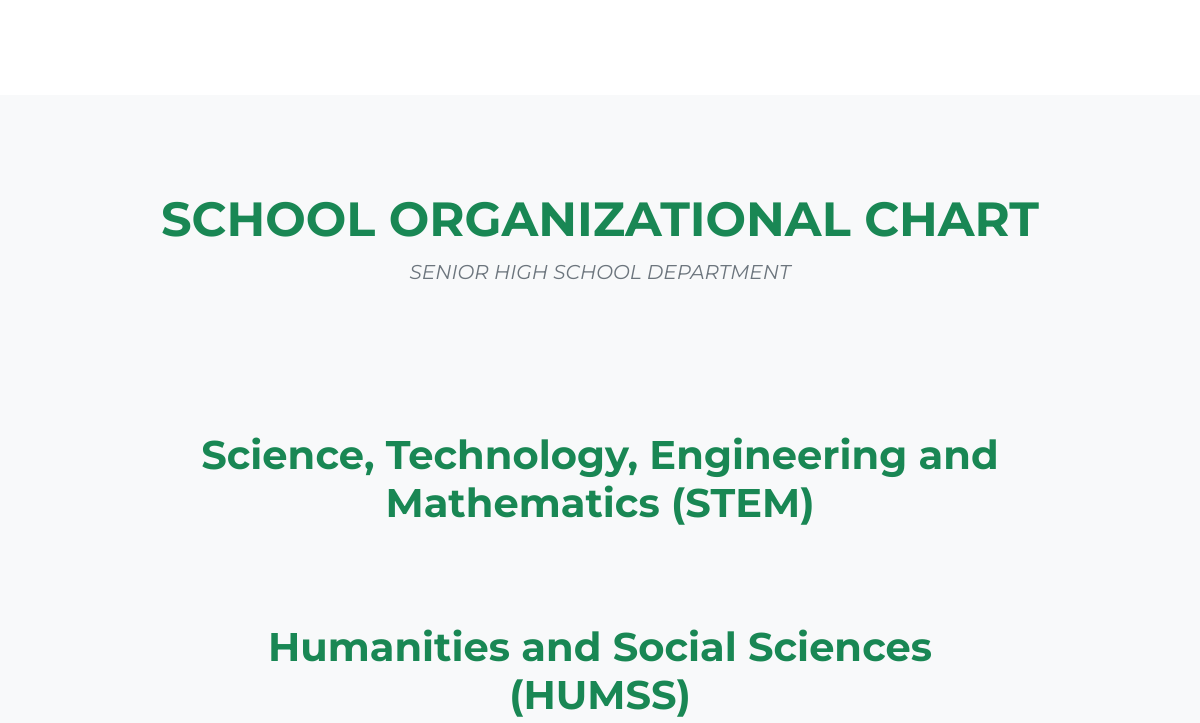
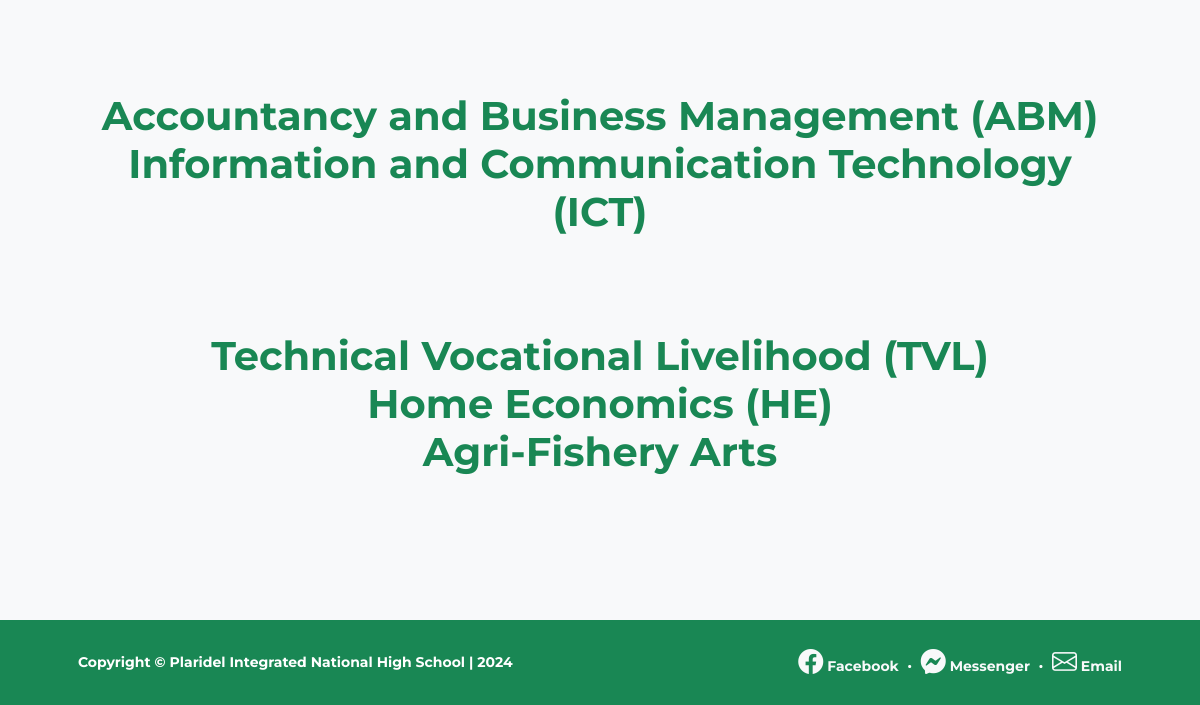
Page /about.php (lower part) on the earlier database version (2 pictures, top to bottom).
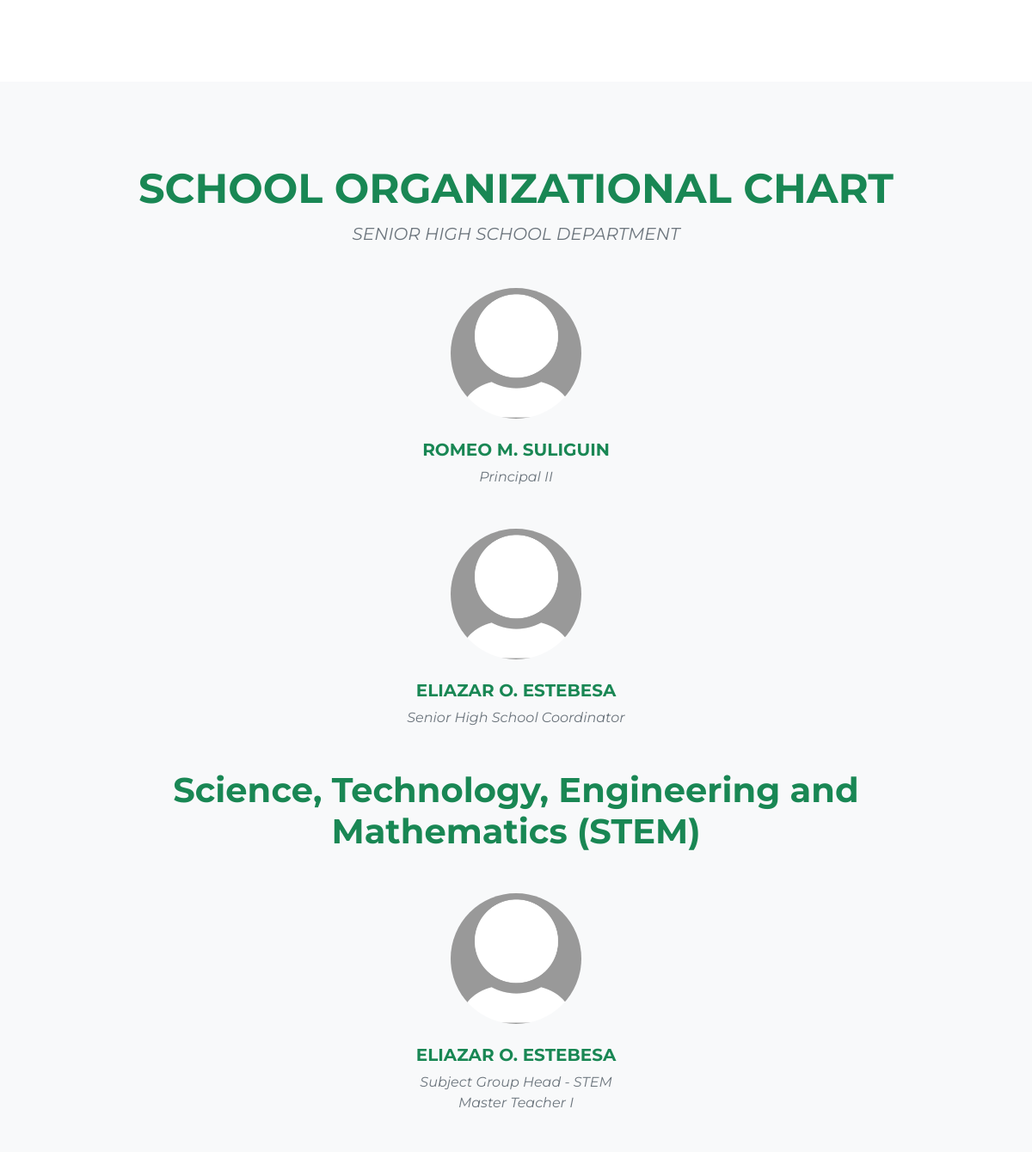
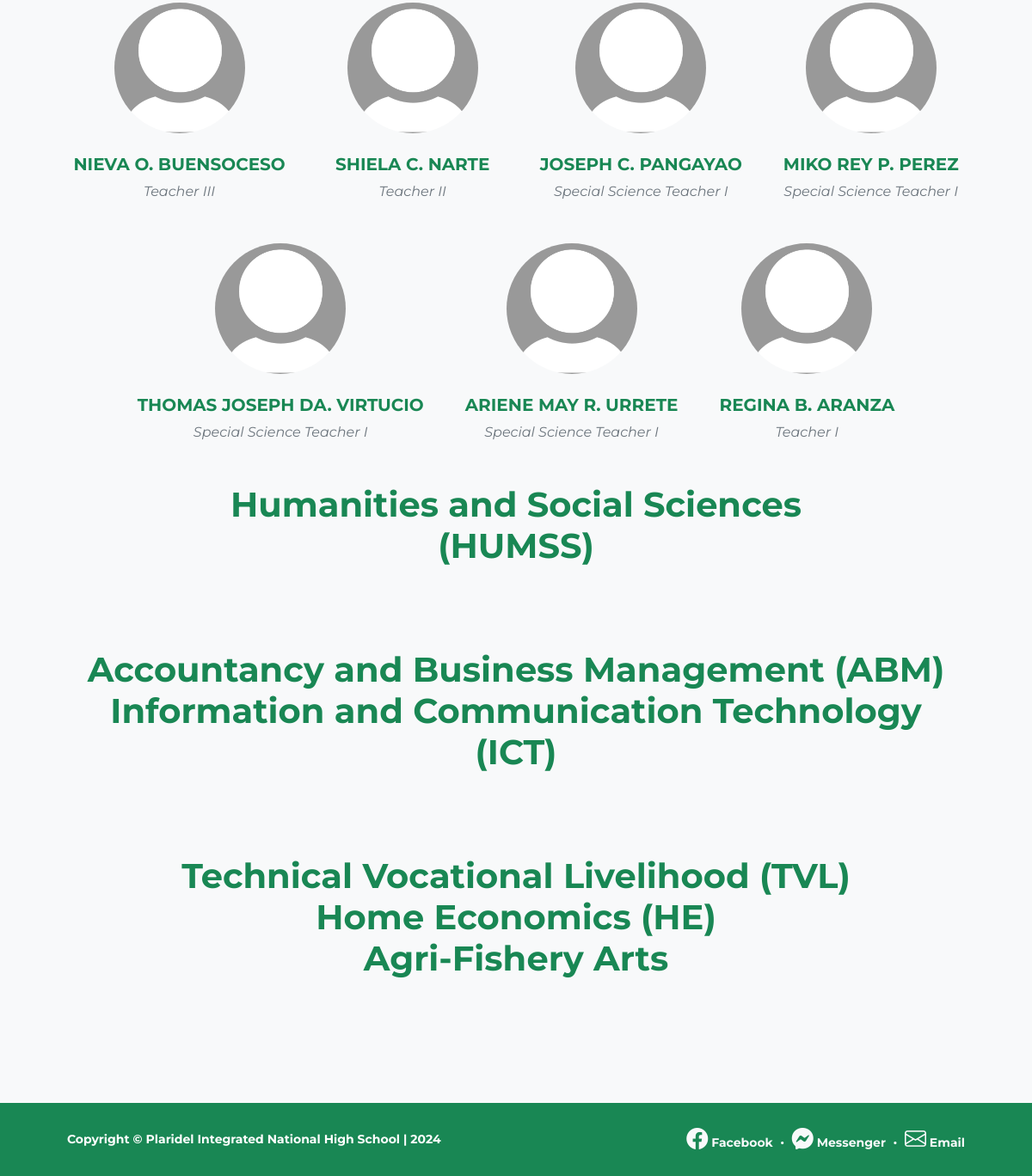
Same page on the later database version (2 pictures, top to bottom).
### tables this page shows
CREATE TABLE `faculty` (
  `id` int(11) NOT NULL,
  `firstName` varchar(255) NOT NULL,
  `middleName` varchar(255) DEFAULT NULL,
  `lastName` varchar(255) NOT NULL,
  `position` varchar(255) NOT NULL,
  `rank` varchar(100) NOT NULL,
  `track` varchar(100) NOT NULL,
  `type` enum('Principal','Teacher','Subject Group Head','Senior High School Coordinator') NOT NULL,
  `picture` varchar(255) NOT NULL
);

### about.php (the view, shortened to what this page needs)
<!DOCTYPE html>
<html lang="en">
<head>
    <link href="https://cdn.jsdelivr.net/npm/bootstrap-icons@1.5.0/font/bootstrap-icons.css" rel="stylesheet" />
    <link rel="stylesheet" href="https://cdnjs.cloudflare.com/ajax/libs/animate.css/4.1.1/animate.min.css" />
    <link href="css/styles.css" rel="stylesheet" />
    <link href="css/style.css" rel="stylesheet" />
    <link href="https://unpkg.com/aos@2.3.1/dist/aos.css" rel="stylesheet">
</head>
<body class="d-flex flex-column">
    <main class="flex-shrink-0">
        <section class="py-5" data-aos="fade-up" data-aos-anchor-placement="top-bottom">
        </section>
        <section class="py-5 py-5 bg-light" data-aos="fade-up" data-aos-anchor-placement="top-bottom">
            <div class="container px-5 my-5">
                <div class="text-center" data-aos="fade-up">
                    <h1 class="fw-bolder display-5 text-success">SCHOOL ORGANIZATIONAL CHART</h1>
                    <p class="lead fw-normal text-muted mb-5 fst-italic">SENIOR HIGH SCHOOL DEPARTMENT</p>
                </div>
                <div class="row gx-5 row-cols-1 row-cols-sm-2 row-cols-xl-3 justify-content-center mb-5" data-aos="fade-up">
                    <div class="col mb-5 mb-5 mb-xl-0">
                        <div class="text-center">
                            <?php
                            include 'conn.php';
                            $query = "SELECT * FROM faculty WHERE type='Principal'";
                            $query_run = mysqli_query($conn, $query);
                            while ($items = mysqli_fetch_array($query_run)) {
                                if ($items['picture']) {
                                    $picture = $items['picture'];
                                } else {
                                    $picture = 'default-profile-pic.jpg';
                                }
                                echo '<div class="col-auto">';
                                echo '<div class="col text-center">';
                                if (!empty($picture)) {
                                    echo '<img class="img-fluid rounded-circle mb-4 px-4" src="' . $picture . '" alt="Profile Picture" width="200">';
                                } else {
                                    echo '<img class="rounded-circle border border-warning mb-2" src="default-profile-pic.jpg" alt="Profile Picture" width="150">';
                                }
                                echo '</div>';
                                echo '<h5 class="fw-bolder text-success text-uppercase">' . $items['firstName'] . ' ' . $items['middleName'] . '. ' . $items['lastName'] . '</h5>';
                                echo '<div class="fst-italic text-muted">' . $items['position'] . '</div>';
                                echo '</div>';
                            }
                            ?>
                        </div>
                    </div>
                </div>
                <div class="row gx-5 row-cols-1 row-cols-sm-2 row-cols-xl-3 justify-content-center mb-5" data-aos="fade-up">
                    <div class="col mb-5 mb-5 mb-xl-0">
                        <div class="text-center">
                            <?php
                            include 'conn.php';
                            $query = "SELECT * FROM faculty WHERE type='Senior High School Coordinator'";
                            $query_run = mysqli_query($conn, $query);
                            while ($items = mysqli_fetch_array($query_run)) {
                                if ($items['picture']) {
                                    $picture = $items['picture'];
                                } else {
                                    $picture = 'default-profile-pic.jpg';
                                }
                                echo '<div class="col-auto">';
                                echo '<div class="col text-center">';
                                if (!empty($picture)) {
                                    echo '<img class="img-fluid rounded-circle mb-4 px-4" src="' . $picture . '" alt="Profile Picture" width="200">';
                                } else {
                                    echo '<img class="rounded-circle border border-warning mb-2" src="default-profile-pic.jpg" alt="Profile Picture" width="150">';
                                }
                                echo '</div>';
                                echo '<h5 class="fw-bolder text-success text-uppercase">' . $items['firstName'] . ' ' . $items['middleName'] . '. ' . $items['lastName'] . '</h5>';
                                echo '<div class="fst-italic text-muted">' . $items['type'] . '</div>';
                                echo '</div>';
                            }
                            ?>
                        </div>
                    </div>
                </div>
                <div class="text-center" data-aos="fade-up">
                    <h1 class="fw-bolder display-7 text-success mb-5">Science, Technology, Engineering and Mathematics (STEM)</h1>
                </div>
                <div class="row gx-5 row-cols-1 row-cols-sm-2 row-cols-xl-3 justify-content-center mb-5" data-aos="fade-up">
                    <div class="col mb-5 mb-5 mb-xl-0">
                        <div class="text-center">
                            <?php
                            include 'conn.php';
                            $query = "SELECT * FROM faculty WHERE type='Subject Group Head' AND track='STEM'";
                            $query_run = mysqli_query($conn, $query);
                            while ($items = mysqli_fetch_array($query_run)) {
                                if ($items['picture']) {
                                    $picture = $items['picture'];
                                } else {
                                    $picture = 'default-profile-pic.jpg';
                                }
                                echo '<div class="col-auto">';
                                echo '<div class="col text-center">';
                                if (!empty($picture)) {
                                    echo '<img class="img-fluid rounded-circle mb-4 px-4" src="' . $picture . '" alt="Profile Picture" width="200">';
                                } else {
                                    echo '<img class="rounded-circle border border-warning mb-2" src="default-profile-pic.jpg" alt="Profile Picture" width="150">';
                                }
                                echo '</div>';
                                echo '<h5 class="fw-bolder text-success text-uppercase">' . $items['firstName'] . ' ' . $items['middleName'] . '. ' . $items['lastName'] . '</h5>';
                                echo '<div class="fst-italic text-muted">' . $items['type'] . ' - ' . $items['track'] . '</div>';
                                echo '<div class="fst-italic text-muted">' . $items['position'] . '</div>';
                                echo '</div>';
                            }
                            ?>
                        </div>
                    </div>
                </div>
                <div class="d-flex flex-wrap mb-5 row g-5 justify-content-center" data-aos="fade-up">
                    <?php
                    include 'conn.php';
                    $query = "SELECT * FROM faculty WHERE type='Teacher' AND track='STEM'";
                    $query_run = mysqli_query($conn, $query);
                    while ($items = mysqli_fetch_array($query_run)) {
                        if ($items['picture']) {
                            $picture = $items['picture'];
                        } else {
                            $picture = 'default-profile-pic.jpg';
                        }
                        echo '<div class="col-auto text-center">';
                        if (!empty($picture)) {
                            echo '<img class="img-fluid rounded-circle mb-4 px-4" src="' . $picture . '" alt="Profile Picture" width="200">';
                        } else {
                            echo '<img class="rounded-circle border border-warning mb-2" src="default-profile-pic.jpg" alt="Profile Picture" width="150">';
                        }
                        $fullName = $items['firstName'] . ' ' . $items['middleName'] . '. ' . $items['lastName'];
                        if (strlen($fullName) > 30) {
                            echo '<h5 class="fw-bolder text-success text-uppercase">' . $items['firstName'] . '<br>' . $items['middleName'] . '. ' . $items['lastName'] . '</h5>';
                        } else {
                            echo '<h5 class="fw-bolder text-success text-uppercase">' . $fullName . '</h5>';
                        }
                        echo '<div class="fst-italic text-muted">' . $items['position'] . '</div>';
                        echo '</div>';
                    }
                    ?>
                </div>
                <div class="text-center" data-aos="fade-up">
                    <h1 class="fw-bolder display-7 text-success mb-5">Humanities and Social Sciences<br>(HUMSS)</h1>
                </div>
                <div class="text-center" data-aos="fade-up">
                <h1 class="fw-bolder display-7 text-success mb-5">Accountancy and Business Management (ABM)<br>Information and Communication Technology (ICT)</h1>
                </div>
                <div class="text-center" data-aos="fade-up">
                <h1 class="fw-bolder display-7 text-success mb-5">Technical Vocational Livelihood (TVL)<br>Home Economics (HE)<br>Agri-Fishery Arts</h1>
                </div>
            </div>
        </section>
    </main>
    <footer class="bg-success py-4 mt-auto" data-aos="fade-up" data-aos-anchor-placement="top-bottom">
        <div class="container px-5">
            <div class="row align-items-center justify-content-between flex-column flex-sm-row">
                <div class="col-auto">
                    <div class="small m-0 text-white"><b>Copyright &copy; Plaridel Integrated National High School | 2024</b></div>
                </div>
                <div class="col-auto">
                    <b>
                        <a class="link-light small" href="https://www.facebook.com/depedtayoplaridelinhs301258/" target="_blank"><i class="bi bi-facebook"></i> Facebook</a>
                        <span class="text-white mx-1">&middot;</span>
                        <a class="link-light small" href="https://www.facebook.com/messages/t/100188291792759" target="_blank"><i class="bi bi-messenger"></i> Messenger</a>
                        <span class="text-white mx-1">&middot;</span>
                        <a class="link-light small" href="mailto:301258@deped.gov.ph"><i class="bi bi-envelope"></i> Email</a>
                    </b>
                </div>
            </div>
        </div>
    </footer>
</body>
</html>

### css/style.css (style rules this page uses)
* { margin: 0; padding: 0; font-family: 'Montserrat', sans-serif; }

### about.php (style rules this page uses)
i { font-size: 25px; }
a { text-decoration: none; }

Differences in the rows shown:
added faculty: firstName "ROMEO", middleName "M", lastName "SULIGUIN", position "Principal II", shown under "SCHOOL ORGANIZATIONAL CHART"
added faculty: firstName "ELIAZAR", middleName "O", lastName "ESTEBESA", type "Senior High School Coordinator"
added faculty: firstName "ELIAZAR", middleName "O", lastName "ESTEBESA", type "Subject Group Head", track "STEM", position "Master Teacher I", shown under "Science, Technology, Engineering and Mathematics (STEM)"
added faculty: fullName "NIEVA O. BUENSOCESO", position "Teacher III"
added faculty: fullName "SHIELA C. NARTE", position "Teacher II"
added faculty: fullName "JOSEPH C. PANGAYAO", position "Special Science Teacher I"
added faculty: fullName "MIKO REY P. PEREZ", position "Special Science Teacher I"
added faculty: fullName "THOMAS JOSEPH DA. VIRTUCIO", position "Special Science Teacher I"
added faculty: fullName "ARIENE MAY R. URRETE", position "Special Science Teacher I"
added faculty: fullName "REGINA B. ARANZA", position "Teacher I"
